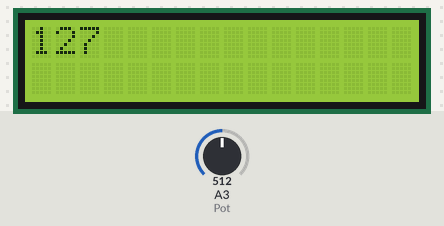
Recording of a sketch running on a simulated Arduino Uno, built with avr-gcc and run on an emulated ATmega328P. Shown: 16×2 character LCD. Inputs (shaded band) come from the test bench; at power-on: A3 (Pot) = 512.

Above: at 1.2 s.
1.3 s: A3 (Pot) set to 716
At 2.8 s:
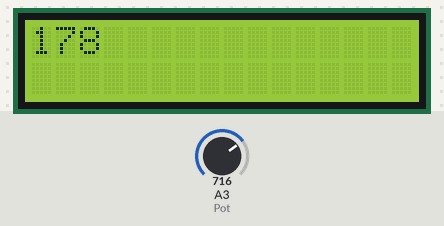
3.1 s: A3 (Pot) set to 900
At 4.3 s:
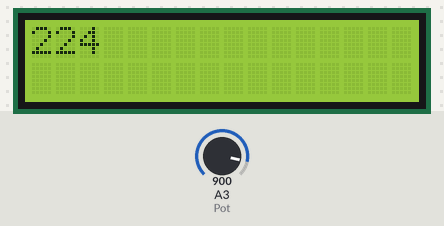
4.7 s: A3 (Pot) set to 1023
At 5.8 s:
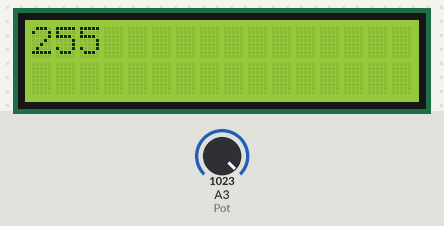
Timing chart, 0 to 7.7 s (numbered marks = the images above; inputs shaded):
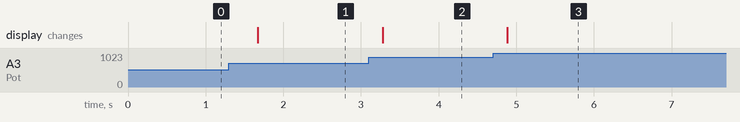

Measured:
- after the input at 1.3 s, the display: changes after 0.37 s (image 1)
- after the input at 3.1 s, the display: changes after 0.18 s (image 2)
- after the input at 4.7 s, the display: changes after 0.19 s (image 3)

The sketch:

PotenciometronoLcd.ino
```cpp
#include <LiquidCrystal.h>

int Pot = A3;
LiquidCrystal lcd(12,11,5,4,3,2);
void setup() {
  // put your setup code here, to run once:
  pinMode(Pot,INPUT);
  lcd.begin(16,2);
  lcd.clear();


}

void loop() {
  // put your main code here, to run repeatedly:
  int leitura = analogRead(Pot);
  leitura = map(leitura,0,1023,0,255);

  lcd.clear();
  lcd.setCursor(0,0);
  lcd.print(leitura);
  delay(800);
}
```
